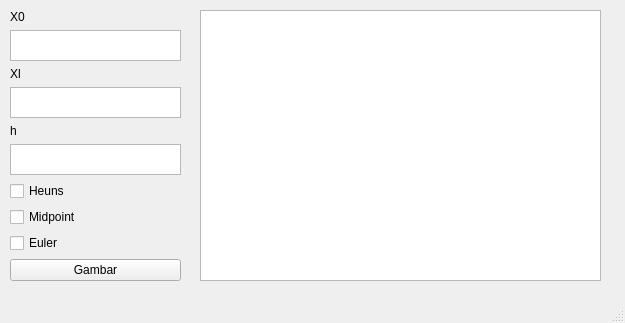
<?xml version="1.0" encoding="UTF-8"?>
<ui version="4.0">
 <class>MainWindow</class>
 <widget class="QMainWindow" name="MainWindow">
  <property name="geometry">
   <rect>
    <x>0</x>
    <y>0</y>
    <width>625</width>
    <height>323</height>
   </rect>
  </property>
  <property name="windowTitle">
   <string>Program Metode Numerik</string>
  </property>
  <widget class="QWidget" name="centralwidget">
   <widget class="QWidget" name="verticalLayoutWidget">
    <property name="geometry">
     <rect>
      <x>10</x>
      <y>10</y>
      <width>171</width>
      <height>271</height>
     </rect>
    </property>
    <layout class="QVBoxLayout" name="verticalLayout">
     <item>
      <widget class="QLabel" name="label">
       <property name="text">
        <string>X0</string>
       </property>
      </widget>
     </item>
     <item>
      <widget class="QTextEdit" name="textEdit"/>
     </item>
     <item>
      <widget class="QLabel" name="label_2">
       <property name="text">
        <string>Xl</string>
       </property>
      </widget>
     </item>
     <item>
      <widget class="QTextEdit" name="textEdit_2"/>
     </item>
     <item>
      <widget class="QLabel" name="label_3">
       <property name="text">
        <string>h</string>
       </property>
      </widget>
     </item>
     <item>
      <widget class="QTextEdit" name="textEdit_3"/>
     </item>
     <item>
      <widget class="QCheckBox" name="checkBox_3">
       <property name="text">
        <string>Heuns</string>
       </property>
      </widget>
     </item>
     <item>
      <widget class="QCheckBox" name="checkBox_2">
       <property name="text">
        <string>Midpoint</string>
       </property>
      </widget>
     </item>
     <item>
      <widget class="QCheckBox" name="checkBox">
       <property name="text">
        <string>Euler</string>
       </property>
      </widget>
     </item>
     <item>
      <widget class="QPushButton" name="pushButton">
       <property name="text">
        <string>Gambar</string>
       </property>
      </widget>
     </item>
    </layout>
   </widget>
   <widget class="QWidget" name="verticalLayoutWidget_2">
    <property name="geometry">
     <rect>
      <x>200</x>
      <y>10</y>
      <width>401</width>
      <height>271</height>
     </rect>
    </property>
    <layout class="QVBoxLayout" name="verticalLayout_2">
     <item>
      <widget class="QGraphicsView" name="graphicsView"/>
     </item>
    </layout>
   </widget>
  </widget>
  <widget class="QMenuBar" name="menubar">
   <property name="geometry">
    <rect>
     <x>0</x>
     <y>0</y>
     <width>625</width>
     <height>21</height>
    </rect>
   </property>
  </widget>
  <widget class="QStatusBar" name="statusbar"/>
 </widget>
 <resources/>
 <connections/>
</ui>
